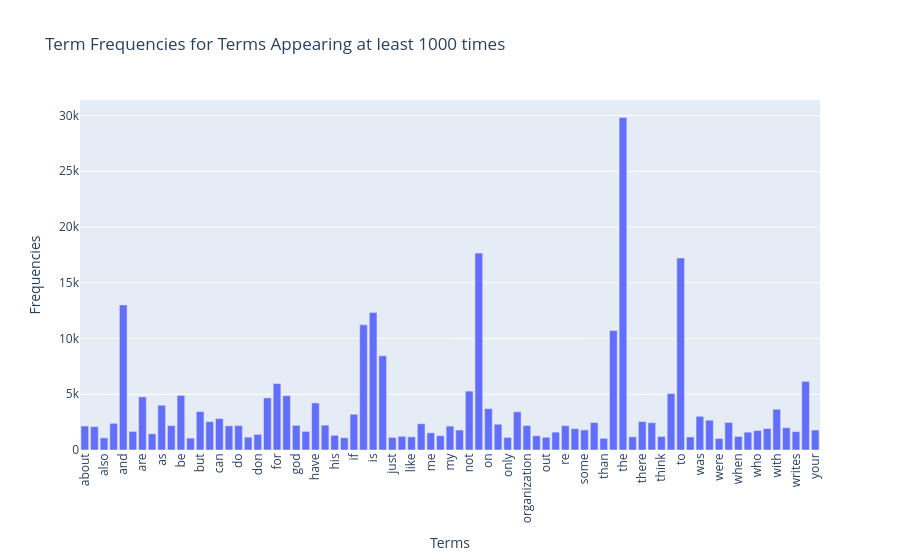

Notebook cell for this chart:
### Markdown cell above
### >>> **Exercise 13 (take home):** 
The chart above only contains 300 vocabulary in the documents, and it's already computationally intensive to both compute and visualize. Can you efficiently reduce the number of terms you want to visualize as an exercise.

### Code cell
# Answer here
# 鎖定出現一定次數以上的資料的index
X_index = np.where(term_frequencies >= 1000)[0] # 1000只是個範例，可以根據需求調整

data = {
    'x_data': count_vect.get_feature_names_out()[X_index],
    'y_data': term_frequencies[X_index]
}

df = pd.DataFrame(data)
fig = px.bar(df, x='x_data', y='y_data', title='Term Frequencies for Terms Appearing at least 1000 times')
fig.update_layout(xaxis_title='Terms', yaxis_title='Frequencies', xaxis_tickangle=-90)
fig.show()

### Figure 1 — Plotly figure (JSON) as saved in the notebook; plotly's stock layout.template omitted (floating-point values rounded to 4 significant figures)
{"data": [{"hovertemplate": "x_data=%{x}<br>y_data=%{y}<extra></extra>", "legendgroup": "", "marker": {"color": "#636efa", "pattern": {"shape": ""}}, "name": "", "orientation": "v", "showlegend": false, "textposition": "auto", "type": "bar", "x": ["about", "all", "also", "an", "and", "any", "are", "article", "as", "at", "be", "been", "but", "by", "can", "com", "do", "does", "don", "edu", "for", "from", "god", "has", "have", "he", "his", "how", "if", "in", "is", "it", "just", "know", "like", "lines", "me", "more", "my", "no", "not", "of", "on", "one", "only", "or", "organization", "other", "out", "people", "re", "so", "some", "subject", "than", "that", "the", "their", "there", "they", "think", "this", "to", "university", "was", "we", "were", "what", "when", "which", "who", "will", "with", "would", "writes", "you", "your"], "xaxis": "x", "y": [2148, 2093, 1090, 2393, 13017, 1669, 4769, 1453, 4015, 2191, 4898, 1068, 3453, 2548, 2818, 2172, 2193, 1151, 1400, 4675, 5962, 4877, 2216, 1671, 4218, 2232, 1318, 1100, 3208, 11226, 12343, 8447, 1130, 1230, 1177, 2353, 1543, 1286, 2143, 1791, 5285, 17660, 3709, 2312, 1127, 3432, 2192, 1278, 1142, 1604, 2186, 1912, 1802, 2464, 1045, 10723, 29825, 1184, 2556, 2448, 1213, 5063, 17222, 1170, 3020, 2674, 1028, 2472, 1215, 1599, 1742, 1925, 3655, 2000, 1645, 6157, 1793], "yaxis": "y"}], "layout": {"barmode": "relative", "legend": {"tracegroupgap": 0}, "title": {"text": "Term Frequencies for Terms Appearing at least 1000 times"}, "xaxis": {"anchor": "y", "domain": [0, 1], "tickangle": -90, "title": {"text": "Terms"}}, "yaxis": {"anchor": "x", "domain": [0, 1], "title": {"text": "Frequencies"}}}}
